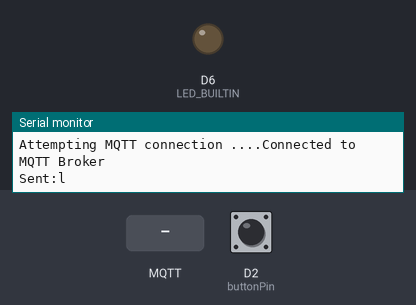
The sketch below on a simulated Arduino MKR. On the bench: output pins drawn as LEDs (lit = HIGH), the last lines printed to the serial monitor. Inputs (shaded band) come from the test bench; at power-on: D2 (buttonPin) LOW. WiFi joins after 1.5 s; servers stay silent unless stated; no MQTT or app messages arrive unless stated.

Above: at 7.7 s.
7.8 s: MQTT message "h" arrives on the first subscribed topic
At 8.9 s:
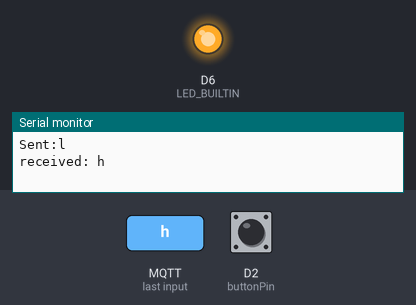
10.9 s: MQTT message "l" arrives on the first subscribed topic
At 11.3 s:
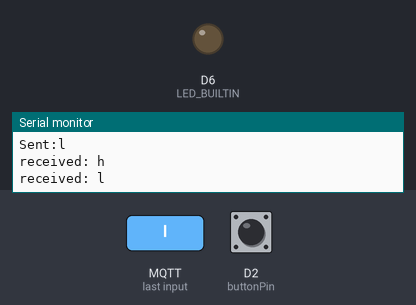
Timing chart, 0 to 13.9 s (numbered marks = the images above; inputs shaded):
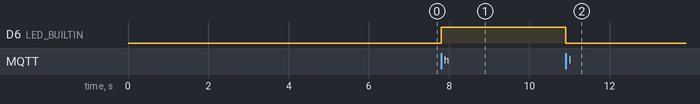

The sketch:

amigo_emiter.ino
```cpp
#include <WiFiNINA.h>
#include <PubSubClient.h>


char ssid[] = "alix.cool";
char pass[] = "nr8wjs01";
const char mqtt_server[] = "broker.hivemq.com";
const char publishTopic[] = "bracelet_amigo/2";

const int buttonPin = 2;
int buttonState = 0;

int status = WL_IDLE_STATUS;

char server[] = "dacab5b2a72f.ngrok.io";

String postData;
String postVariable = "temp=";
boolean highSent=false;
boolean lowSent=false;


WiFiClient wifiClient;
PubSubClient client(wifiClient);

void reconnect(){

  while(!client.connected()){

    Serial.print("Attempting MQTT connection ....");

    if (client.connect("amigo1", "", NULL)) {
      client.subscribe("bracelet_amigo/1");
      client.setCallback(subscribeReceive);
      Serial.println("Connected to MQTT Broker");
    }

    else
    {
      Serial.print("failed, rc=");
      Serial.print(client.state());
      Serial.println("try again in 5 second");
      delay(5000);
    }


  }

}

void subscribeReceive(char* topic, byte* payload, unsigned int length)
{

  // Print the message
  Serial.print("received: ");
  for(int i = 0; i < length; i ++)
  {
    Serial.print(char(payload[i]));
  }
  // Print a newline
  Serial.println("");
  if(char(payload[0]) == 'h') {
    digitalWrite(LED_BUILTIN, HIGH);
  }
  else if(char(payload[0]) == 'l') {
    digitalWrite(LED_BUILTIN, LOW);
  }

}


void setup() {

  Serial.begin(9600);
  pinMode(LED_BUILTIN, OUTPUT);
  pinMode(buttonPin, INPUT);


  while (status != WL_CONNECTED) {
    Serial.print("Attempting to connect to Network named: ");
    Serial.println(ssid);
    status = WiFi.begin(ssid, pass);
    delay(5000);
  }

  Serial.print("SSID: ");
  Serial.println(WiFi.SSID());
  IPAddress ip = WiFi.localIP();
  IPAddress gateway = WiFi.gatewayIP();
  Serial.print("IP Address: ");
  Serial.println(ip);
  client.setServer(mqtt_server, 1883);
  reconnect();
}

void loop() {
  client.loop();
  buttonState = digitalRead(buttonPin);
  if (buttonState == HIGH) {
    if(highSent == false) {
      postData = "h";
      if (!client.connected()) {
        reconnect();
      }
      char attributes[1000];
      postData.toCharArray(attributes, 1000);
      client.publish(publishTopic, attributes);
      Serial.print("Sent:");
      Serial.println(attributes);
      highSent = true;
      lowSent = false;
    }
  }
  else {
    if(lowSent == false) {
      postData = "l";
      if (!client.connected()) {
        reconnect();
      }
      char attributes[1000];
      postData.toCharArray(attributes, 1000);
      client.publish(publishTopic, attributes);
      Serial.print("Sent:");
      Serial.println(attributes);
      lowSent = true;
      highSent = false;
    }
  }
}
```

Measured:
- after the input at 7.8 s, D6 (LED_BUILTIN): LOW → HIGH at once
- after the input at 10.9 s, D6 (LED_BUILTIN): HIGH → LOW at once
